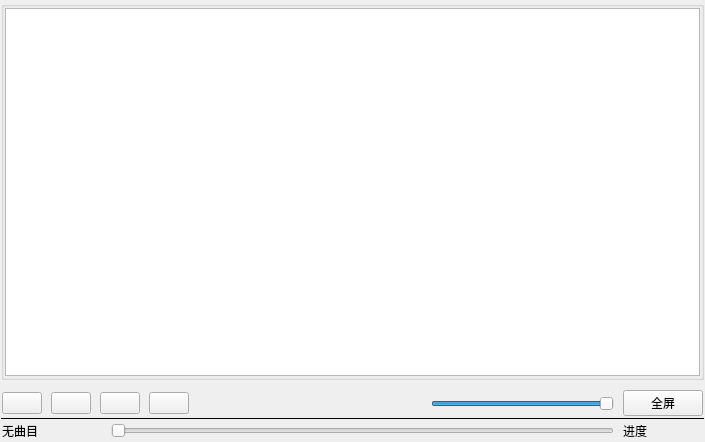
<?xml version="1.0" encoding="UTF-8"?>
<ui version="4.0">
 <class>MainWindow</class>
 <widget class="QMainWindow" name="MainWindow">
  <property name="geometry">
   <rect>
    <x>0</x>
    <y>0</y>
    <width>705</width>
    <height>442</height>
   </rect>
  </property>
  <property name="windowTitle">
   <string>视频播放器</string>
  </property>
  <widget class="QWidget" name="centralWidget">
   <layout class="QVBoxLayout" name="verticalLayout_2">
    <property name="spacing">
     <number>1</number>
    </property>
    <property name="leftMargin">
     <number>1</number>
    </property>
    <property name="topMargin">
     <number>1</number>
    </property>
    <property name="rightMargin">
     <number>1</number>
    </property>
    <property name="bottomMargin">
     <number>1</number>
    </property>
    <item>
     <widget class="QGroupBox" name="groupBox">
      <property name="title">
       <string/>
      </property>
      <layout class="QVBoxLayout" name="verticalLayout">
       <property name="spacing">
        <number>1</number>
       </property>
       <property name="leftMargin">
        <number>1</number>
       </property>
       <property name="topMargin">
        <number>1</number>
       </property>
       <property name="rightMargin">
        <number>1</number>
       </property>
       <property name="bottomMargin">
        <number>1</number>
       </property>
       <item>
        <widget class="QGraphicsView" name="graphicsView"/>
       </item>
      </layout>
     </widget>
    </item>
    <item>
     <widget class="QWidget" name="widget" native="true">
      <property name="minimumSize">
       <size>
        <width>0</width>
        <height>35</height>
       </size>
      </property>
      <property name="maximumSize">
       <size>
        <width>16777215</width>
        <height>25</height>
       </size>
      </property>
      <layout class="QHBoxLayout" name="horizontalLayout">
       <property name="spacing">
        <number>9</number>
       </property>
       <property name="leftMargin">
        <number>1</number>
       </property>
       <property name="topMargin">
        <number>1</number>
       </property>
       <property name="rightMargin">
        <number>1</number>
       </property>
       <property name="bottomMargin">
        <number>1</number>
       </property>
       <item>
        <widget class="QPushButton" name="btnAdd">
         <property name="text">
          <string/>
         </property>
         <property name="icon">
          <iconset resource="res.qrc">
           <normaloff>:/images/images/001.GIF</normaloff>:/images/images/001.GIF</iconset>
         </property>
        </widget>
       </item>
       <item>
        <widget class="QPushButton" name="btnPlay">
         <property name="text">
          <string/>
         </property>
         <property name="icon">
          <iconset resource="res.qrc">
           <normaloff>:/images/images/620.bmp</normaloff>:/images/images/620.bmp</iconset>
         </property>
        </widget>
       </item>
       <item>
        <widget class="QPushButton" name="btnPause">
         <property name="text">
          <string/>
         </property>
         <property name="icon">
          <iconset resource="res.qrc">
           <normaloff>:/images/images/622.bmp</normaloff>:/images/images/622.bmp</iconset>
         </property>
        </widget>
       </item>
       <item>
        <widget class="QPushButton" name="btnStop">
         <property name="text">
          <string/>
         </property>
         <property name="icon">
          <iconset resource="res.qrc">
           <normaloff>:/images/images/624.bmp</normaloff>:/images/images/624.bmp</iconset>
         </property>
        </widget>
       </item>
       <item>
        <spacer name="horizontalSpacer">
         <property name="orientation">
          <enum>Qt::Horizontal</enum>
         </property>
         <property name="sizeHint" stdset="0">
          <size>
           <width>40</width>
           <height>20</height>
          </size>
         </property>
        </spacer>
       </item>
       <item>
        <widget class="QPushButton" name="btnSound">
         <property name="text">
          <string/>
         </property>
         <property name="icon">
          <iconset resource="res.qrc">
           <normaloff>:/images/images/volumn.bmp</normaloff>:/images/images/volumn.bmp</iconset>
         </property>
         <property name="flat">
          <bool>true</bool>
         </property>
        </widget>
       </item>
       <item>
        <widget class="QSlider" name="sliderVolumn">
         <property name="maximum">
          <number>100</number>
         </property>
         <property name="value">
          <number>100</number>
         </property>
         <property name="orientation">
          <enum>Qt::Horizontal</enum>
         </property>
        </widget>
       </item>
       <item>
        <widget class="QPushButton" name="pushButton">
         <property name="text">
          <string>全屏</string>
         </property>
         <property name="icon">
          <iconset resource="res.qrc">
           <normaloff>:/images/images/237.GIF</normaloff>:/images/images/237.GIF</iconset>
         </property>
        </widget>
       </item>
      </layout>
     </widget>
    </item>
    <item>
     <widget class="Line" name="line">
      <property name="frameShadow">
       <enum>QFrame::Plain</enum>
      </property>
      <property name="orientation">
       <enum>Qt::Horizontal</enum>
      </property>
     </widget>
    </item>
    <item>
     <widget class="QWidget" name="widget_2" native="true">
      <property name="maximumSize">
       <size>
        <width>16777215</width>
        <height>25</height>
       </size>
      </property>
      <layout class="QHBoxLayout" name="horizontalLayout_2">
       <property name="spacing">
        <number>9</number>
       </property>
       <property name="leftMargin">
        <number>1</number>
       </property>
       <property name="topMargin">
        <number>1</number>
       </property>
       <property name="rightMargin">
        <number>1</number>
       </property>
       <property name="bottomMargin">
        <number>1</number>
       </property>
       <item>
        <widget class="QLabel" name="LabCurMedia">
         <property name="minimumSize">
          <size>
           <width>100</width>
           <height>0</height>
          </size>
         </property>
         <property name="text">
          <string>无曲目</string>
         </property>
        </widget>
       </item>
       <item>
        <widget class="QSlider" name="sliderPosition">
         <property name="tracking">
          <bool>false</bool>
         </property>
         <property name="orientation">
          <enum>Qt::Horizontal</enum>
         </property>
        </widget>
       </item>
       <item>
        <widget class="QLabel" name="LabRatio">
         <property name="minimumSize">
          <size>
           <width>80</width>
           <height>0</height>
          </size>
         </property>
         <property name="text">
          <string>进度</string>
         </property>
        </widget>
       </item>
      </layout>
     </widget>
    </item>
   </layout>
  </widget>
 </widget>
 <layoutdefault spacing="6" margin="11"/>
 <resources>
  <include location="res.qrc"/>
 </resources>
 <connections/>
</ui>
